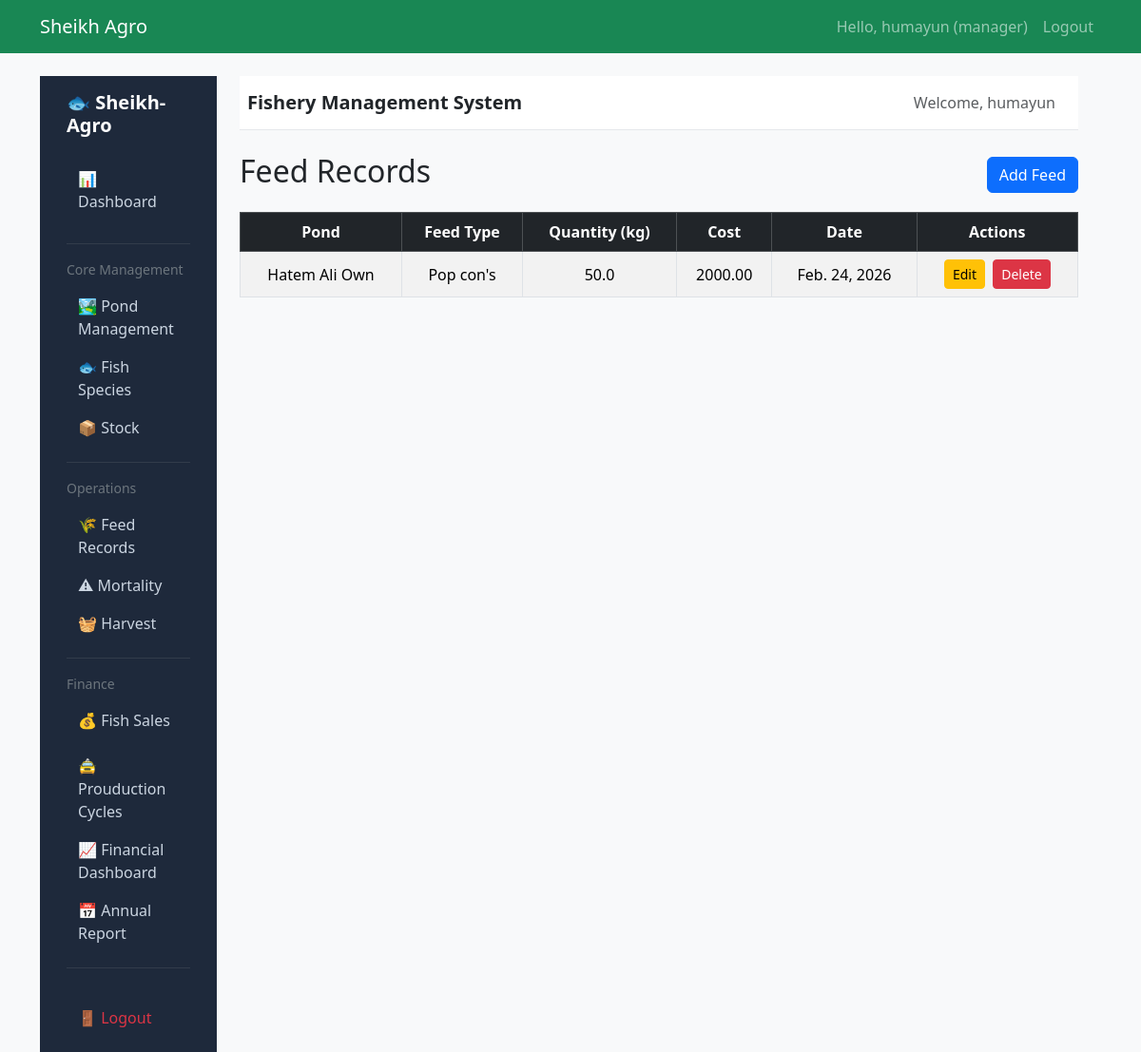
The page /fishery/feed/ (signed in) on the database as committed earlier.
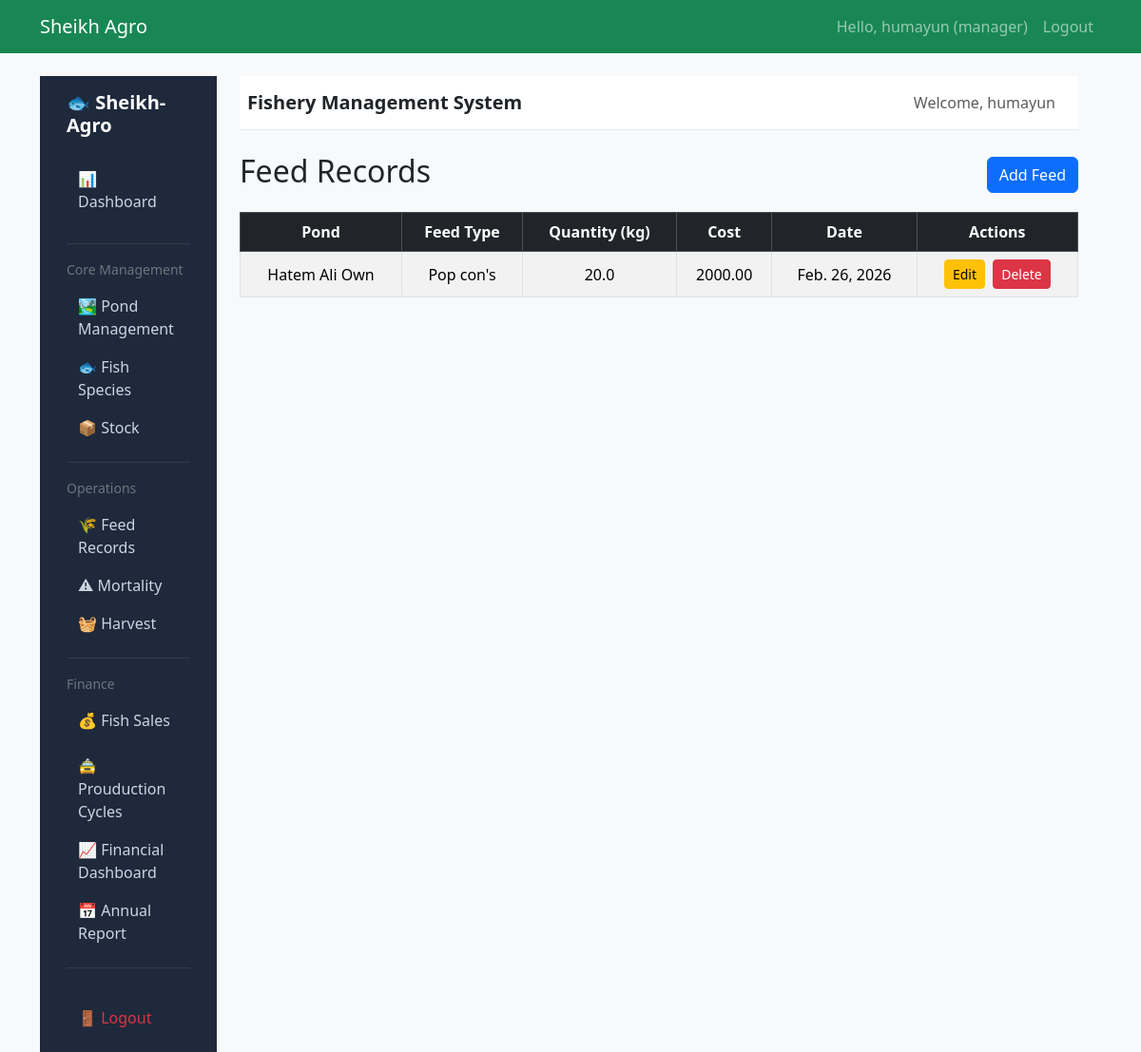
The same page on the database as committed later.
### fishery/models.py (models this page shows, shortened)
class FeedRecord(models.Model):
    pond = models.ForeignKey(Pond, on_delete=models.CASCADE)
    cycle = models.ForeignKey('ProductionCycle', on_delete=models.CASCADE,related_name='feeds', blank=True, null=True)
    feed_type = models.CharField(max_length=100)
    quantity_kg = models.FloatField()
    cost = models.DecimalField(max_digits=10, decimal_places=2)
    date = models.DateField()

class Pond(models.Model):
    name = models.CharField(max_length=100)
    size_in_acres = models.FloatField()
    water_source = models.CharField(max_length=100)
    location = models.CharField(max_length=150, blank=True)
    created_at = models.DateTimeField(auto_now_add=True)

### fishery/views.py (the view)
# urls.py: path('feed/', FeedListView.as_view(), name='feed_list'),
class FeedListView(LoginRequiredMixin, ListView):
    model = FeedRecord
    template_name = 'fishery/feed/feed_list.html'
    context_object_name = 'feeds'
    ordering = ['-date']

### fishery/templates/fishery/feed/feed_list.html (shortened to what this page needs)
{% extends "fishery/base_fishery.html" %}
{% block fishery_content %}
<div class="d-flex justify-content-between align-items-center mb-3">
    <h2>Feed Records</h2>
    <a href="{% url 'feed_create' %}" class="btn btn-primary">
         Add Feed
    </a>
</div>
<table class="table table-bordered table-striped align-middle text-center">
    <thead class="table-dark">
        <tr>
            <th>Pond</th>
            <th>Feed Type</th>
            <th>Quantity (kg)</th>
            <th>Cost</th>
            <th>Date</th>
            <th>Actions</th>
        </tr>
    </thead>
    <tbody>
        {% for feed in feeds %}
        <tr>
            <td>{{ feed.pond.name }}</td>
            <td>{{ feed.feed_type }}</td>
            <td>{{ feed.quantity_kg }}</td>
            <td>{{ feed.cost }}</td>
            <td>{{ feed.date }}</td>
            <td>
                <a href="{% url 'feed_update' feed.pk %}" class="btn btn-sm btn-warning me-1">
                     Edit
                </a>
                <a href="{% url 'feed_delete' feed.pk %}" class="btn btn-sm btn-danger">
                     Delete
                </a>
            </td>
        </tr>
        {% empty %}
        <tr>
            <td colspan="6" class="text-center py-3">No feed records found.</td>
        </tr>
        {% endfor %}
    </tbody>
</table>
{% endblock %}

Rows that differ between the two databases and show on the page:
changed FeedRecord "Pop con's": quantity_kg "50.0" → "20.0"; date "Feb. 24, 2026" → "Feb. 26, 2026"
